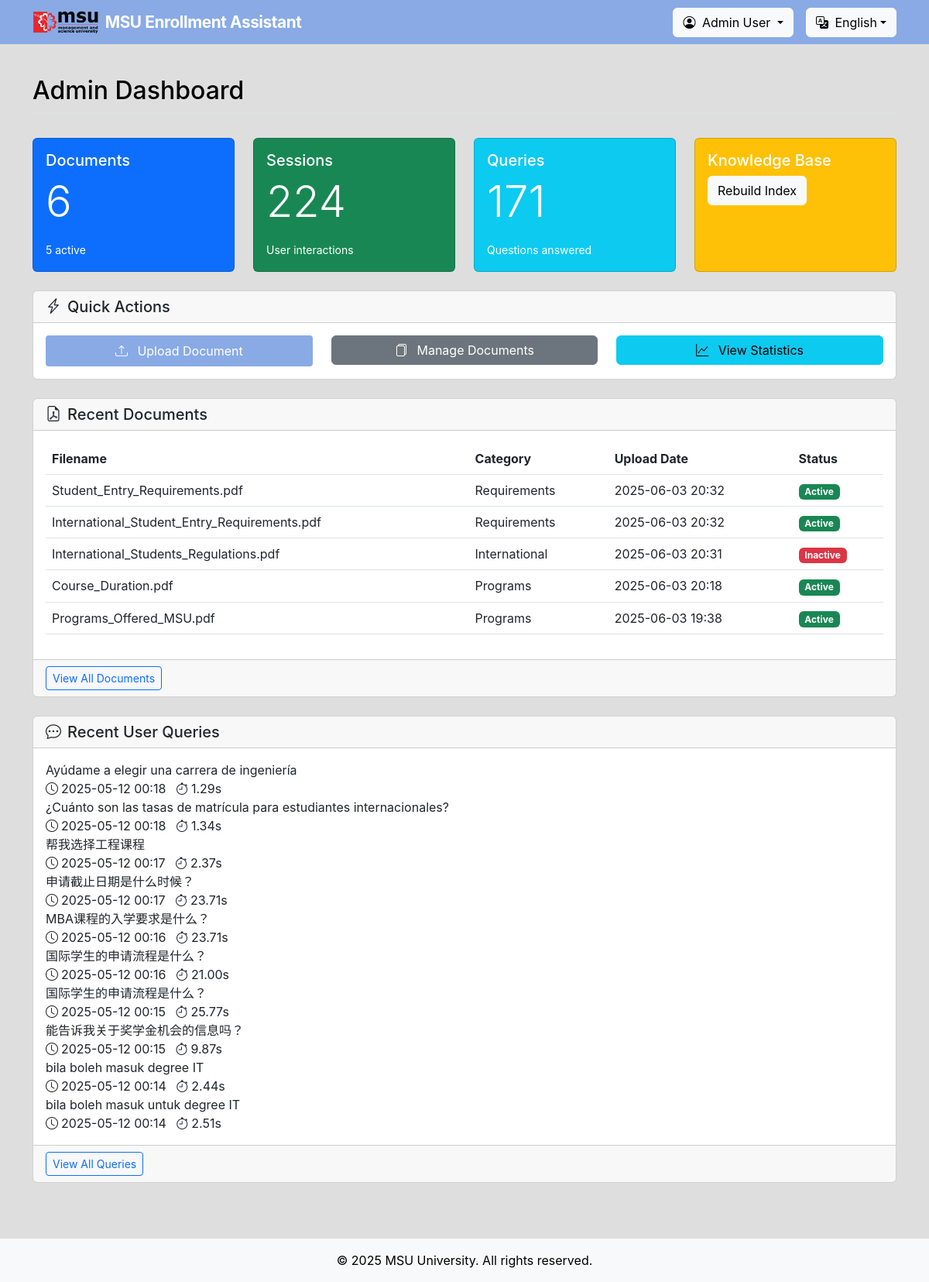
The page /admin/ (signed in) on the database its author committed.
### models/database.py (models this page shows, shortened)
class User(UserMixin, db.Model):
    id = db.Column(db.Integer, primary_key=True)
    email = db.Column(db.String(120), unique=True, nullable=False)
    password_hash = db.Column(db.String(255), nullable=False)
    name = db.Column(db.String(100), nullable=False)
    is_active = db.Column(db.Boolean, default=True)
    created_at = db.Column(db.DateTime, default=datetime.utcnow)
    last_login = db.Column(db.DateTime, nullable=True)

class Document(db.Model):
    id = db.Column(db.Integer, primary_key=True)
    filename = db.Column(db.String(255), nullable=False)
    original_filename = db.Column(db.String(255), nullable=False)
    description = db.Column(db.Text, nullable=True)
    category = db.Column(db.String(100), nullable=True)
    language = db.Column(db.String(20), default="en")
    upload_date = db.Column(db.DateTime, default=datetime.utcnow)
    is_active = db.Column(db.Boolean, default=True)

class QueryLog(db.Model):
    id = db.Column(db.Integer, primary_key=True)
    query = db.Column(db.Text, nullable=False)
    chat_message_id = db.Column(
        db.Integer, db.ForeignKey("chat_message.id"), nullable=True
    )
    language = db.Column(db.String(20), default="en")
    processed_time = db.Column(
        db.Float, nullable=True
    )  # Time taken to process in seconds
    response_length = db.Column(db.Integer, nullable=True)
    relevant_docs = db.Column(
        db.Text, nullable=True
    )  # JSON string of document IDs used
    query_metadata = db.Column(
        db.Text, nullable=True
    )  # JSON string of additional metadata like student profile
    timestamp = db.Column(db.DateTime, default=datetime.utcnow)

### blueprints/admin.py (the view)
@admin.route("/")
@login_required
def index():
    document_count = db.session.query(Document).count()
    active_document_count = db.session.query(Document).filter_by(is_active=True).count()
    session_count = db.session.query(ChatSession).count()
    query_count = db.session.query(QueryLog).count()
    recent_documents = (
        db.session.query(Document).order_by(Document.upload_date.desc()).limit(5).all()
    )
    recent_queries = (
        db.session.query(QueryLog).order_by(QueryLog.timestamp.desc()).limit(10).all()
    )
    return render_template(
        "admin/index.html",
        document_count=document_count,
        active_document_count=active_document_count,
        session_count=session_count,
        query_count=query_count,
        recent_documents=recent_documents,
        recent_queries=recent_queries,
    )

### templates/admin/index.html (shortened to what this page needs)
{% extends 'base.html' %}
{% block content %}
<div class="row mb-4">
    <div class="col-12">
        <h2 class="border-bottom pb-2">Admin Dashboard</h2>
    </div>
</div>
<div class="row mb-4">
    <div class="col-md-3">
        <div class="card text-white bg-primary h-100">
            <div class="card-body">
                <h5 class="card-title">Documents</h5>
                <p class="card-text display-4">{{ document_count }}</p>
                <p class="card-text">
                    <small>{{ active_document_count }} active</small>
                </p>
            </div>
        </div>
    </div>
    <div class="col-md-3">
        <div class="card text-white bg-success h-100">
            <div class="card-body">
                <h5 class="card-title">Sessions</h5>
                <p class="card-text display-4">{{ session_count }}</p>
                <p class="card-text">
                    <small>User interactions</small>
                </p>
            </div>
        </div>
    </div>
    <div class="col-md-3">
        <div class="card text-white bg-info h-100">
            <div class="card-body">
                <h5 class="card-title">Queries</h5>
                <p class="card-text display-4">{{ query_count }}</p>
                <p class="card-text">
                    <small>Questions answered</small>
                </p>
            </div>
        </div>
    </div>
    <div class="col-md-3">
        <div class="card text-white bg-warning h-100">
            <div class="card-body">
                <h5 class="card-title">Knowledge Base</h5>
                <div class="d-grid gap-2">
                    <form action="{{ url_for('admin.rebuild_vectorstore') }}" method="post">
                        <button type="submit" class="btn btn-light">Rebuild Index</button>
                    </form>
                </div>
            </div>
        </div>
    </div>
</div>
<div class="row mb-4">
    <div class="col-12">
        <div class="card animate-fade-in">
            <div class="card-header">
                <h5 class="mb-0"><i class="bi bi-lightning-charge me-2"></i>Quick Actions</h5>
            </div>
            <div class="card-body">
                <div class="row">
                    <div class="col-md-4">
                        <div class="d-grid gap-2">
                            <a href="{{ url_for('admin.upload_document') }}" class="btn btn-primary">
                                <i class="bi bi-upload me-2"></i> Upload Document
                            </a>
                        </div>
                    </div>
                    <div class="col-md-4">
                        <div class="d-grid gap-2">
                            <a href="{{ url_for('admin.list_documents') }}" class="btn btn-secondary">
                                <i class="bi bi-files me-2"></i> Manage Documents
                            </a>
                        </div>
                    </div>
                    <div class="col-md-4">
                        <div class="d-grid gap-2">
                            <a href="{{ url_for('admin.stats') }}" class="btn btn-info">
                                <i class="bi bi-graph-up me-2"></i> View Statistics
                            </a>
                        </div>
                    </div>
                </div>
            </div>
        </div>
    </div>
</div>
<div class="row mb-4">
    <div class="col-12">
        <div class="card animate-fade-in">
            <div class="card-header">
                <h5 class="mb-0"><i class="bi bi-file-earmark-pdf me-2"></i>Recent Documents</h5>
            </div>
            <div class="card-body">
                {% if recent_documents %}
                <div class="table-responsive">
                    <table class="table table-hover">
                        <thead>
                            <tr>
                                <th>Filename</th>
                                <th>Category</th>
                                <th>Upload Date</th>
                                <th>Status</th>
                            </tr>
                        </thead>
                        <tbody>
                            {% for doc in recent_documents %}
                            <tr>
                                <td>{{ doc.original_filename }}</td>
                                <td>{{ doc.category or 'Uncategorized' }}</td>
                                <td>{{ doc.upload_date.strftime('%Y-%m-%d %H:%M') }}</td>
                                <td>
                                    {% if doc.is_active %}
                                    <span class="badge bg-success">Active</span>
                                    {% else %}
                                    <span class="badge bg-danger">Inactive</span>
                                    {% endif %}
                                </td>
                            </tr>
                            {% endfor %}
                        </tbody>
                    </table>
                </div>
                {% else %}
                <div class="alert alert-info">
                    No documents have been uploaded yet. <a href="{{ url_for('admin.upload_document') }}">Upload your
                        first document</a>.
                </div>
                {% endif %}
            </div>
            {% if recent_documents %}
            <div class="card-footer">
                <a href="{{ url_for('admin.list_documents') }}" class="btn btn-sm btn-outline-primary">View All
                    Documents</a>
            </div>
            {% endif %}
        </div>
    </div>
</div>
<div class="row">
    <div class="col-12">
        <div class="card animate-fade-in">
            <div class="card-header">
                <h5 class="mb-0"><i class="bi bi-chat-dots me-2"></i>Recent User Queries</h5>
            </div>
            <div class="card-body">
                {% if recent_queries %}
                <div class="query-list">
                    {% for query in recent_queries %}
                    <div class="query-item">
                        <div class="query-text">{{ query.query }}</div>
                        <div class="query-time">
                            <i class="bi bi-clock me-1"></i>{{ query.timestamp.strftime('%Y-%m-%d %H:%M') }}
                            {% if query.processed_time %}
                            <span class="ms-2"><i class="bi bi-stopwatch me-1"></i>{{ "%.2f"|format(query.processed_time) }}s</span>
                            {% endif %}
                        </div>
                    </div>
                    {% endfor %}
                </div>
                {% else %}
                <div class="alert alert-info">
                    No user queries have been logged yet.
                </div>
                {% endif %}
            </div>
            {% if recent_queries %}
            <div class="card-footer">
                <a href="{{ url_for('admin.stats') }}" class="btn btn-sm btn-outline-primary">View All Queries</a>
            </div>
            {% endif %}
        </div>
    </div>
</div>
{% endblock %}

### templates/base.html (shortened to what this page needs)
<!DOCTYPE html>
<html lang="en">
<head>
    <link href="https://cdn.jsdelivr.net/npm/bootstrap@5.3.0-alpha1/dist/css/bootstrap.min.css" rel="stylesheet">
    <link rel="stylesheet" href="https://cdn.jsdelivr.net/npm/bootstrap-icons@1.10.0/font/bootstrap-icons.css">
    <link rel="stylesheet" href="{{ url_for('static', filename='css/style.css') }}">
    <link rel="stylesheet" href="{{ url_for('static', filename='css/theme.css') }}">
</head>
<body>
    <nav class="navbar navbar-expand-lg navbar-dark bg-primary">
        <div class="container">
            <a class="navbar-brand" href="{{ url_for('main.index') }}">
                <img src="{{ url_for('static', filename='images/logo_msu.png') }}" alt="MSU Logo" height="30" class="me-2">
                <span data-i18n="msu_enrollment_assistant" data-static-english>MSU Enrollment Assistant</span>
            </a>
            <div class="collapse navbar-collapse" id="navbarNav">
                <div class="d-flex align-items-center">
                    {% if current_user.is_authenticated %}
                        <div class="dropdown me-3">
                            <button class="btn btn-light dropdown-toggle" type="button" id="userDropdown" data-bs-toggle="dropdown" aria-expanded="false">
                                <i class="bi bi-person-circle me-1"></i> {{ current_user.name }}
                            </button>
                        </div>
                    {% else %}
                        <a class="nav-link text-light me-3" href="{{ url_for('admin.login') }}"><i class="bi bi-person me-1"></i>Admin Login</a>
                    {% endif %}
                    <div class="dropdown">
                        <button class="btn btn-light dropdown-toggle" type="button" id="languageDropdown"
                            data-bs-toggle="dropdown" aria-expanded="false">
                        </button>
                    </div>
                </div>
            </div>
        </div>
    </nav>
    <main class="container my-4">
        {% block content %}{% endblock %}
    </main>
    <footer class="bg-light py-3 mt-5">
        <div class="container text-center">
            <p class="mb-0" data-static-english>&copy; {{ current_year }} MSU University. All rights reserved.</p>
        </div>
    </footer>
</body>
</html>

### static/css/style.css (style rules this page uses)
body { font-family: 'Inter', 'Segoe UI', system-ui, sans-serif; min-height: 100vh; display: flex; flex-direction: column; text-rendering: optimizeLegibility; -webkit-font-smoothing: antialiased; }
.navbar-brand { display: flex; align-items: center; }
.navbar-brand img { height: 30px; width: auto; object-fit: contain; }
main { flex: 1; position: relative; }

### static/css/theme.css (style rules this page uses)
:root { --msu-red: #990000; --msu-dark-red: #800000; --msu-light-red: #b30000; --chat-bg: #ffffff; --chat-bot-bg: #f1f1f1; --chat-text: #333333; --border-color: #e0e0e0; --header-height: 60px; }
body { background: #dedede; color: var(--dark-text); font-family: 'Inter', system-ui, -apple-system, sans-serif; }
.navbar { background-color: #89aae5 !important; border-bottom: 1px solid #dedede; }
.navbar .navbar-brand { color: #fff !important; font-weight: bold; font-size: 1.3rem; }
.navbar-brand { font-weight: 600; letter-spacing: -0.02em; }
.send-button, .btn-primary { background: #89aae5 !important; color: white !important; border: none; padding: 8px 16px; border-radius: 4px; cursor: pointer; }

### rows shown on the page
User: name "Admin User"
Document: original_filename "Student_Entry_Requirements.pdf", category "Requirements", upload_date "2025-06-03 20:32", is_active "Active"
Document: original_filename "International_Student_Entry_Requirements.pdf", category "Requirements", upload_date "2025-06-03 20:32", is_active "Active"
Document: original_filename "International_Students_Regulations.pdf", category "International", upload_date "2025-06-03 20:31", is_active "Inactive"
Document: original_filename "Course_Duration.pdf", category "Programs", upload_date "2025-06-03 20:18", is_active "Active"
Document: original_filename "Programs_Offered_MSU.pdf", category "Programs", upload_date "2025-06-03 19:38", is_active "Active"
QueryLog: query "Ayúdame a elegir una carrera de ingeniería", timestamp "2025-05-12 00:18", processed_time "1.29"
QueryLog: query "¿Cuánto son las tasas de matrícula para estudiantes internacionales?", timestamp "2025-05-12 00:18", processed_time "1.34"
QueryLog: query "帮我选择工程课程", timestamp "2025-05-12 00:17", processed_time "2.37"
QueryLog: query "申请截止日期是什么时候？", timestamp "2025-05-12 00:17", processed_time "23.71"
QueryLog: query "MBA课程的入学要求是什么？", timestamp "2025-05-12 00:16", processed_time "23.71"
QueryLog: query "国际学生的申请流程是什么？", timestamp "2025-05-12 00:16", processed_time "21.00"
QueryLog: query "国际学生的申请流程是什么？", timestamp "2025-05-12 00:15", processed_time "25.77"
QueryLog: query "能告诉我关于奖学金机会的信息吗？", timestamp "2025-05-12 00:15", processed_time "9.87"
QueryLog: query "bila boleh masuk degree IT", timestamp "2025-05-12 00:14", processed_time "2.44"
QueryLog: query "bila boleh masuk untuk degree IT", timestamp "2025-05-12 00:14", processed_time "2.51"

### other values the page prints
{{ document_count }} "6"
{{ active_document_count }} "5"
{{ session_count }} "224"
{{ query_count }} "171"
